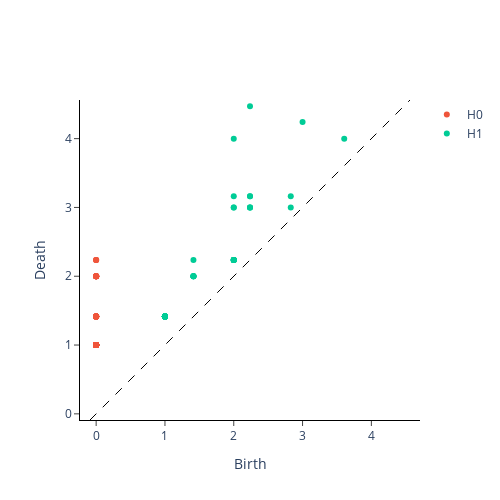

The cell this chart's notebook holds for it:
### Code cell
PtCloudPers1test = VR.fit_transform(xypts1test)
VR.plot(PtCloudPers1test,0)

### Figure 1 — Plotly figure (JSON) as saved in the notebook; plotly's stock layout.template omitted (floating-point values rounded to 4 significant figures; data arrays with more than 128 entries replaced by an {"elided": "..."} marker saying what was removed)
{"data": [{"hoverinfo": "none", "line": {"color": "black", "dash": "dash", "width": 1}, "mode": "lines", "showlegend": false, "type": "scatter", "x": [-0.08944, 4.562], "y": [-0.08944, 4.562]}, {"hoverinfo": "text", "hovertext": {"elided": "212 str values"}, "mode": "markers", "name": "H0", "type": "scatter", "x": {"elided": "212 int values"}, "y": {"elided": "212 float values"}}, {"hoverinfo": "text", "hovertext": ["(3.605551242828369, 4.0)", "(3.0, 4.242640495300293)", "(2.8284270763397217, 3.1622776985168457)", "(2.8284270763397217, 3.0)", "(2.2360680103302, 4.4721360206604)", "(2.2360680103302, 3.1622776985168457), multiplicity: 2", "(2.2360680103302, 3.1622776985168457), multiplicity: 2", "(2.2360680103302, 3.0), multiplicity: 3", "(2.2360680103302, 3.0), multiplicity: 3", "(2.2360680103302, 3.0), multiplicity: 3", "(2.0, 4.0)", "(2.0, 3.1622776985168457)", "(2.0, 3.0), multiplicity: 2", "(2.0, 3.0), multiplicity: 2", "(2.0, 2.2360680103302), multiplicity: 8", "(2.0, 2.2360680103302), multiplicity: 8", "(2.0, 2.2360680103302), multiplicity: 8", "(2.0, 2.2360680103302), multiplicity: 8", "(2.0, 2.2360680103302), multiplicity: 8", "(2.0, 2.2360680103302), multiplicity: 8", "(2.0, 2.2360680103302), multiplicity: 8", "(2.0, 2.2360680103302), multiplicity: 8", "(1.4142135381698608, 2.2360680103302)", "(1.4142135381698608, 2.0), multiplicity: 5", "(1.4142135381698608, 2.0), multiplicity: 5", "(1.4142135381698608, 2.0), multiplicity: 5", "(1.4142135381698608, 2.0), multiplicity: 5", "(1.4142135381698608, 2.0), multiplicity: 5", "(1.0, 1.4142135381698608), multiplicity: 50", "(1.0, 1.4142135381698608), multiplicity: 50", "(1.0, 1.4142135381698608), multiplicity: 50", "(1.0, 1.4142135381698608), multiplicity: 50", "(1.0, 1.4142135381698608), multiplicity: 50", "(1.0, 1.4142135381698608), multiplicity: 50", "(1.0, 1.4142135381698608), multiplicity: 50", "(1.0, 1.4142135381698608), multiplicity: 50", "(1.0, 1.4142135381698608), multiplicity: 50", "(1.0, 1.4142135381698608), multiplicity: 50", "(1.0, 1.4142135381698608), multiplicity: 50", "(1.0, 1.4142135381698608), multiplicity: 50", "(1.0, 1.4142135381698608), multiplicity: 50", "(1.0, 1.4142135381698608), multiplicity: 50", "(1.0, 1.4142135381698608), multiplicity: 50", "(1.0, 1.4142135381698608), multiplicity: 50", "(1.0, 1.4142135381698608), multiplicity: 50", "(1.0, 1.4142135381698608), multiplicity: 50", "(1.0, 1.4142135381698608), multiplicity: 50", "(1.0, 1.4142135381698608), multiplicity: 50", "(1.0, 1.4142135381698608), multiplicity: 50", "(1.0, 1.4142135381698608), multiplicity: 50", "(1.0, 1.4142135381698608), multiplicity: 50", "(1.0, 1.4142135381698608), multiplicity: 50", "(1.0, 1.4142135381698608), multiplicity: 50", "(1.0, 1.4142135381698608), multiplicity: 50", "(1.0, 1.4142135381698608), multiplicity: 50", "(1.0, 1.4142135381698608), multiplicity: 50", "(1.0, 1.4142135381698608), multiplicity: 50", "(1.0, 1.4142135381698608), multiplicity: 50", "(1.0, 1.4142135381698608), multiplicity: 50", "(1.0, 1.4142135381698608), multiplicity: 50", "(1.0, 1.4142135381698608), multiplicity: 50", "(1.0, 1.4142135381698608), multiplicity: 50", "(1.0, 1.4142135381698608), multiplicity: 50", "(1.0, 1.4142135381698608), multiplicity: 50", "(1.0, 1.4142135381698608), multiplicity: 50", "(1.0, 1.4142135381698608), multiplicity: 50", "(1.0, 1.4142135381698608), multiplicity: 50", "(1.0, 1.4142135381698608), multiplicity: 50", "(1.0, 1.4142135381698608), multiplicity: 50", "(1.0, 1.4142135381698608), multiplicity: 50", "(1.0, 1.4142135381698608), multiplicity: 50", "(1.0, 1.4142135381698608), multiplicity: 50", "(1.0, 1.4142135381698608), multiplicity: 50", "(1.0, 1.4142135381698608), multiplicity: 50", "(1.0, 1.4142135381698608), multiplicity: 50", "(1.0, 1.4142135381698608), multiplicity: 50", "(1.0, 1.4142135381698608), multiplicity: 50", "(1.0, 1.4142135381698608), multiplicity: 50"], "mode": "markers", "name": "H1", "type": "scatter", "x": [3.606, 3, 2.828, 2.828, 2.236, 2.236, 2.236, 2.236, 2.236, 2.236, 2, 2, 2, 2, 2, 2, 2, 2, 2, 2, 2, 2, 1.414, 1.414, 1.414, 1.414, 1.414, 1.414, 1, 1, 1, 1, 1, 1, 1, 1, 1, 1, 1, 1, 1, 1, 1, 1, 1, 1, 1, 1, 1, 1, 1, 1, 1, 1, 1, 1, 1, 1, 1, 1, 1, 1, 1, 1, 1, 1, 1, 1, 1, 1, 1, 1, 1, 1, 1, 1, 1, 1], "y": [4, 4.243, 3.162, 3, 4.472, 3.162, 3.162, 3, 3, 3, 4, 3.162, 3, 3, 2.236, 2.236, 2.236, 2.236, 2.236, 2.236, 2.236, 2.236, 2.236, 2, 2, 2, 2, 2, 1.414, 1.414, 1.414, 1.414, 1.414, 1.414, 1.414, 1.414, 1.414, 1.414, 1.414, 1.414, 1.414, 1.414, 1.414, 1.414, 1.414, 1.414, 1.414, 1.414, 1.414, 1.414, 1.414, 1.414, 1.414, 1.414, 1.414, 1.414, 1.414, 1.414, 1.414, 1.414, 1.414, 1.414, 1.414, 1.414, 1.414, 1.414, 1.414, 1.414, 1.414, 1.414, 1.414, 1.414, 1.414, 1.414, 1.414, 1.414, 1.414, 1.414]}], "layout": {"height": 500, "plot_bgcolor": "white", "width": 500, "xaxis": {"autorange": false, "exponentformat": "e", "linecolor": "black", "linewidth": 1, "mirror": false, "range": [-0.08944, 4.562], "showexponent": "all", "showline": true, "side": "bottom", "ticks": "outside", "title": {"text": "Birth"}, "type": "linear", "zeroline": true}, "yaxis": {"autorange": false, "exponentformat": "e", "linecolor": "black", "linewidth": 1, "mirror": false, "range": [-0.08944, 4.562], "scaleanchor": "x", "scaleratio": 1, "showexponent": "all", "showline": true, "side": "left", "ticks": "outside", "title": {"text": "Death"}, "type": "linear", "zeroline": true}}}
